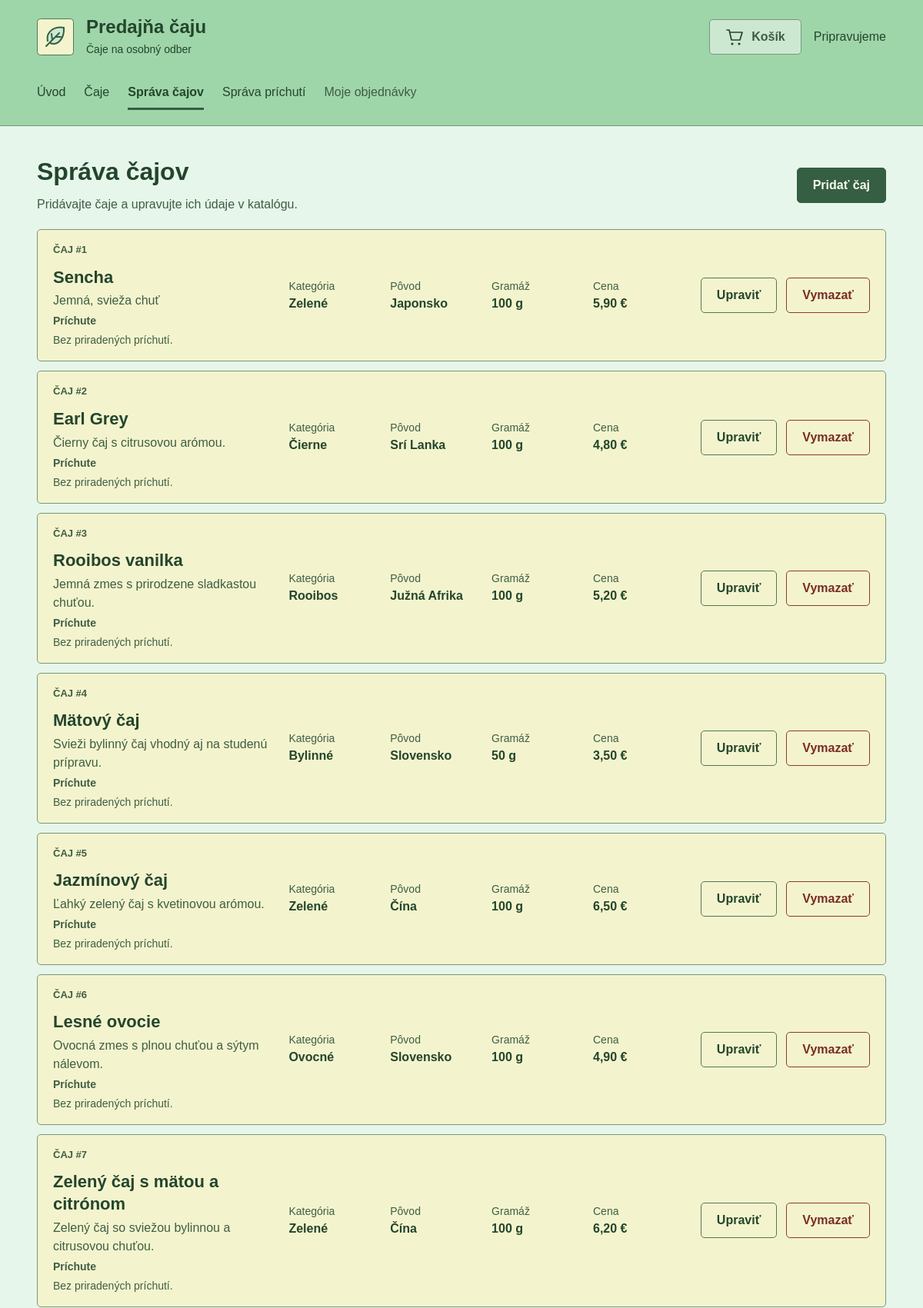
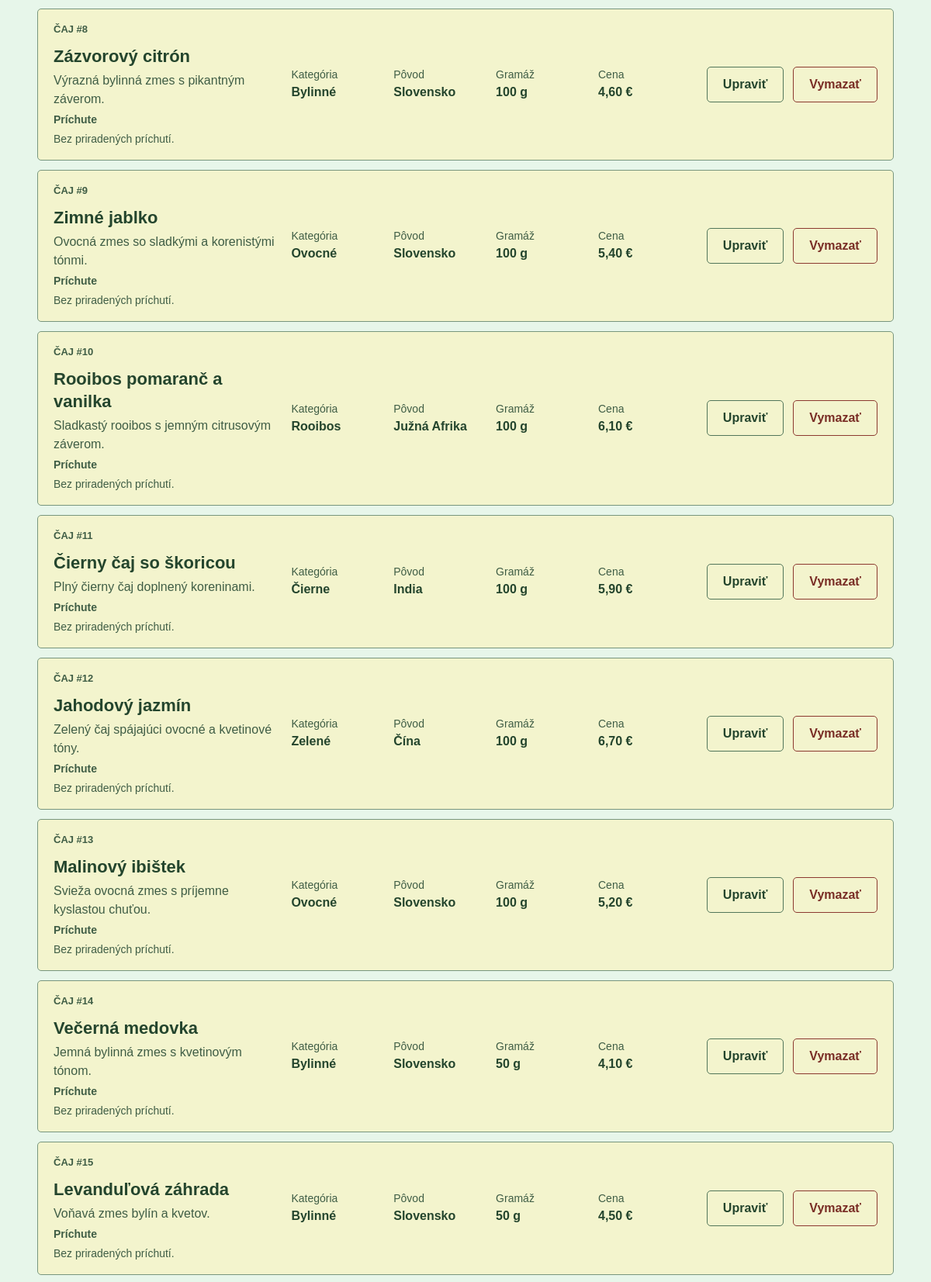
Page /?c=tea (upper part) on the committed database (2 pictures, top to bottom).
### tables this page shows
CREATE TABLE IF NOT EXISTS teas (
    id INT UNSIGNED NOT NULL AUTO_INCREMENT,
    name VARCHAR(80) NOT NULL,
    category VARCHAR(20) NOT NULL,
    origin VARCHAR(60) NOT NULL,
    weight SMALLINT UNSIGNED NOT NULL,
    price DECIMAL(7, 2) NOT NULL,
    description VARCHAR(240) NOT NULL DEFAULT '',
    PRIMARY KEY (id),
    CONSTRAINT ck_teas_weight CHECK (weight BETWEEN 1 AND 10000),
    CONSTRAINT ck_teas_price CHECK (price > 0)
);

### Framework/Http/Responses/Response.php (called while the page is built, shortened)
<?php
abstract class Response
{
    public function send(): void
    {
        $this->generate();
    }
}

### public/index.php (called while the page is built, shortened)
<?php
require __DIR__ . '/../Framework/ClassLoader.php';
try {
    $app = new App();
    $app->run();
} catch (Exception $e) {
    die('An error occurred: ' . $e->getMessage());
}

### Framework/Support/LinkGenerator.php (called while the page is built, shortened)
<?php
class LinkGenerator
{
    private Request $request;
    private Router $router;
    public function __construct(Request $request, Router $router)
    {
        $this->request = $request;
        $this->router = $router;
    }
    public function url(
        string|array $destination,
        array $parameters = [],
        bool $absolute = false,
        bool $appendParameters = false
    ): string {
        if (is_array($destination)) {
            $parameters = $destination;
            $destination = "{$this->router->getControllerName()}.{$this->router->getAction()}";
        }
        if (!str_contains($destination, ".")) {
            $destination = "{$this->router->getControllerName()}.{$destination}";
        }
        list($controller, $action) = explode(".", $destination);
        $args = $appendParameters ? $this->request->get() : [];
        $args = ["c" => lcfirst($controller), "a" => $action != "index" ? $action : null] + $parameters + $args;
        $basePath = $absolute ? $this->request->getBaseUrl() : "";
        return $basePath . "?" . http_build_query($args);
    }
}

### Framework/Support/functions.php (called while the page is built)
<?php
if (!function_exists('e')) {
    function e(mixed $value): string
    {
        return htmlspecialchars((string)$value, ENT_QUOTES | ENT_SUBSTITUTE | ENT_HTML5, 'UTF-8');
    }
}

### Framework/ClassLoader.php (called while the page is built, shortened)
<?php
class ClassLoader
{
    public static function Boot(): void
    {
        spl_autoload_register(function ($class_name) {
            $file = self::getClassFile($class_name);
        });
    }
    public static function getClassFile(string $className): string
    {
        $baseDir = realpath(dirname(__DIR__));
        $relativePath = str_replace('\\', DIRECTORY_SEPARATOR, ltrim($className, '\\')) . '.php';
        return $baseDir . DIRECTORY_SEPARATOR . $relativePath;
    }
}
require __DIR__ . DIRECTORY_SEPARATOR . 'Support' . DIRECTORY_SEPARATOR . 'functions.php';

### Framework/Core/Model.php (called while the page is built, shortened)
<?php
abstract class Model implements \JsonSerializable
{
    protected static ?string $tableName = null;
    protected static array $columnsMap = [];
    private static array $dbColumns = [];
    private static IDbConvention $dbConventions;
    private ?ResultSet $_resultSet = null;
    protected static function getTableName(): string
    {
        if (!empty(static::$tableName)) {
            return static::$tableName;
        }
        return self::getConventions()->getTableName(get_called_class());
    }
    protected static function getPkColumnName(): string
    {
        return self::getConventions()->getPkColumnName(get_called_class());
    }
    protected static function getColumnsMap(): array
    {
        return static::$columnsMap ?? [];
    }
    public static function getAll(
        ?string $whereClause = null,
        array   $whereParams = [],
        ?string $orderBy = null,
        ?int    $limit = null,
        ?int    $offset = null
    ): array
    {
        try {
            $sql = "SELECT " . static::getDBColumnNamesList() . " FROM `" . static::getTableName() . "`";
            if ($whereClause != null) {
                $sql .= " WHERE $whereClause";
            }
            if ($orderBy !== null) {
                $sql .= " ORDER BY $orderBy";
            }
            $stmt = Connection::getInstance()->prepare($sql);
            $stmt->execute($whereParams);
            $models = $stmt->fetchAll(PDO::FETCH_CLASS | PDO::FETCH_PROPS_LATE, static::class);
            $dataSet = new ResultSet($models);
            foreach ($models as $model) {
                $model->_resultSet = $dataSet;
            }
            return $models;
        } catch (PDOException $exception) {
            throw new Exception('Query failed: ' . $exception->getMessage(), 0, $exception);
        }
    }
    public function getAllRelated(string $modelClass, ?string $refColumn = null, ?string $where = null, array $whereParams = []
    ): array
    {
        $refColumn ??= self::getConventions()->getFkColumn(static::class);
        return $this->_resultSet->getAllRelated(
            $modelClass,
            $refColumn,
            $where,
            $whereParams,
            fn($e) => $e->getIdValue(),
            fn($e) => (isset($e->{self::toPropertyName($refColumn)}) ? $e->{self::toPropertyName($refColumn)} : null),
            $this->getIdValue()
        );
    }
    private static function getDbColumns(): array
    {
        try {
            $sql = "DESCRIBE " . static::getTableName();
            $stmt = Connection::getInstance()->prepare($sql);
            $stmt->execute([]);
            self::$dbColumns[static::class] = array_column($stmt->fetchAll(), 'Field');
            return self::$dbColumns[static::class];
        } catch (PDOException $exception) {
            throw new Exception('Query failed: ' . $exception->getMessage(), 0, $exception);
        }
    }
    private function getIdValue(): mixed
    {
        $pk = static::getPkColumnName();
        $prop = static::toPropertyName($pk);
        return isset($this->{$prop}) ? $this->{$prop} : null;
    }
    private static function getModelProperties(): array
    {
        $reflection = new \ReflectionClass(static::class);
        $properties = [];
        foreach ($reflection->getProperties() as $property) {
            $propertyName = $property->getName();
            if ($property->isStatic()) {
                continue;
            }
            $properties[$propertyName] = true;
        }
        return $properties;
    }
    private static function getDBColumnNamesList(): string
    {
        $dbColumns = [];
        foreach (static::getDbColumns() as $columnName) {
            $propertyName = static::toPropertyName($columnName);
            if ($propertyName != $columnName) {
                $dbColumns[] = "`$columnName` AS {$propertyName}";
            } else {
                $dbColumns[] = $columnName;
            }
        }
        return implode(', ', $dbColumns);
    }
    private static function toPropertyName(string $columnName): string
    {
        $customMapping = static::getColumnsMap();
        if (isset($customMapping[$columnName])) {
            return $customMapping[$columnName];
        } else {
            return static::getConventions()->toPropertyName($columnName);
        }
    }
    private static function getConventions(): IDbConvention
    {
        if (!isset(static::$dbConventions)) {
            static::$dbConventions = new (Configuration::DB_CONVENTIONS_CLASS)();
        }
        return static::$dbConventions;
    }
}

### Framework/DB/Connection.php (called while the page is built, shortened)
<?php
class Connection
{
    private static ?Connection $instance = null;
    private PDO $db;
    public function __construct(PDO $db)
    {
        $this->db = $db;
    }
    public static function getInstance(): Connection
    {
        try {
            if (self::$instance == null) {
                $db = new PDO(
                    'mysql:dbname=' . Configuration::DB_NAME . ';host=' . Configuration::DB_HOST,
                    Configuration::DB_USER,
                    Configuration::DB_PASS
                );
                $db->setAttribute(PDO::ATTR_ERRMODE, PDO::ERRMODE_EXCEPTION);
                $db->setAttribute(PDO::ATTR_EMULATE_PREPARES, true);
                self::$instance = new self($db);
            }
            return self::$instance;
        } catch (PDOException $e) {
            throw new Exception('Connection failed: ' . $e->getMessage());
        }
    }
    public function prepare(string $sql): DebugStatement
    {
        try {
            return new DebugStatement($this->db->prepare($sql));
        } catch (PDOException $e) {
            throw new Exception('Prepare failed: ' . $e->getMessage());
        }
    }
}

### Framework/DB/DebugStatement.php (called while the page is built, shortened)
<?php
class DebugStatement
{
    private PDOStatementAlias $stmt;
    public function __construct($stmt)
    {
        $this->stmt = $stmt;
    }
    public function execute(?array $params = null): bool
    {
        $result = $this->stmt->execute($params);
        $this->stmt->debugDumpParams();
        return $result;
    }
    public function __call(string $name, array $arguments): mixed
    {
        return $this->stmt->{$name}(...$arguments);
    }
}

### App/Controllers/TeaController.php (called while the page is built, shortened)
<?php
class TeaController extends BaseController
{
    public function index(Request $request): Response
    {
        $teas = Tea::getAll(orderBy: 'id ASC');
        $session = $this->app->getSession();
        $message = $session->get('tea_message');
        return $this->html(['teas' => $teas, 'message' => $message]);
    }
}

### Framework/DB/DefaultConventions.php (called while the page is built, shortened)
<?php
class DefaultConventions implements IDbConvention
{
    public function getPkColumnName(string $className): string
    {
        return 'id';
    }
    public function toPropertyName(string $columnName): string
    {
        return $columnName;
    }
}

### App/Models/Tea.php (called while the page is built, shortened)
<?php
class Tea extends Model
{
    protected ?int $id = null;
    protected string $name = '';
    protected string $category = '';
    protected string $origin = '';
    protected ?int $weight = null;
    protected string $price = '';
    protected string $description = '';
    public function getId(): ?int
    {
        return $this->id;
    }
    public function getName(): string
    {
        return $this->name;
    }
    public function getCategoryLabel(): string
    {
        return self::CATEGORIES[$this->category] ?? $this->category;
    }
    public function getOrigin(): string
    {
        return $this->origin;
    }
    public function getWeight(): ?int
    {
        return $this->weight;
    }
    public function getFormattedPrice(): string
    {
        return str_replace('.', ',', $this->price);
    }
    public function getDescription(): string
    {
        return $this->description;
    }
    public function getFlavors(): array
    {
        $flavors = [];
        foreach ($this->getAllRelated(TeaFlavor::class, 'tea_id') as $relation) {
            $flavor = $relation->getFlavor();
            if ($flavor !== null) {
                $flavors[] = $flavor;
            }
        }
        return $flavors;
    }
}

### Framework/DB/ResultSet.php (called while the page is built, shortened)
<?php
class ResultSet
{
    private array $entities;
    private array $relatedEntities = [];
    public function __construct(array $entities)
    {
        $this->entities = $entities;
    }
    public function getAllRelated(
        string   $modelClass,
        string   $fk,
        ?string  $where,
        array    $whereParams,
        callable $idPropertyAccessor,
        callable $referencedPropertyAccessor,
        mixed    $id
    ): array
    {
        $relationKey = $modelClass . '|>' . $fk;
        if (!isset($this->relatedEntities[$relationKey])) {
            $this->relatedEntities[$relationKey] = [];
            $ids = array_values(array_unique(array_map($idPropertyAccessor, $this->entities)));
            if (count($ids) > 0) {
                $data = $modelClass::getAll(
                    "`$fk` IN ({$this->generatePlaceholders(count($ids))}) " . ($where != null ? " AND ($where)" : ""),
                    array_merge($ids, $whereParams)
                );
            }
        }
        return $this->relatedEntities[$relationKey][$id] ?? [];
    }
    private function generatePlaceholders($count): string
    {
        return implode(", ", array_fill(0, $count, "?"));
    }
}

### App/Views/Tea/index.view.php (the view, shortened to what this page needs)
<section class="tea-management" aria-labelledby="sprava-cajov">
    <header class="page-intro management-intro">
        <div>
            <h1 id="sprava-cajov">Správa čajov</h1>
            <p>Pridávajte čaje a upravujte ich údaje v katalógu.</p>
        </div>
        <a class="button" href="<?= e($link->url('tea.create')) ?>">Pridať čaj</a>
    </header>
    <?php if ($teas === []): ?>
        <p class="tea-notice">V ponuke zatiaľ nie sú žiadne čaje. Pridajte prvý čaj.</p>
    <?php else: ?>
        <ul class="tea-list" aria-label="Zoznam čajov">
            <?php foreach ($teas as $tea): ?>
                <li class="tea-record">
                    <div class="tea-record-name">
                        <p class="eyebrow">Čaj #<?= e($tea->getId()) ?></p>
                        <h2><?= e($tea->getName()) ?></h2>
                        <?php if ($tea->getDescription() !== ''): ?>
                            <p><?= e($tea->getDescription()) ?></p>
                        <?php endif; ?>
                        <p class="relation-heading">Príchute</p>
                        <?php $flavors = $tea->getFlavors(); ?>
                        <?php if ($flavors === []): ?>
                            <p class="field-hint">Bez priradených príchutí.</p>
                        <?php endif; ?>
                    </div>
                    <dl class="tea-record-data">
                        <div><dt>Kategória</dt><dd><?= e($tea->getCategoryLabel()) ?></dd></div>
                        <div><dt>Pôvod</dt><dd><?= e($tea->getOrigin()) ?></dd></div>
                        <div><dt>Gramáž</dt><dd><?= e($tea->getWeight()) ?>&nbsp;g</dd></div>
                        <div><dt>Cena</dt><dd><?= e($tea->getFormattedPrice()) ?>&nbsp;€</dd></div>
                    </dl>
                    <div class="tea-actions">
                        <a class="button button-secondary" href="<?= e($link->url('tea.edit', ['id' => $tea->getId()])) ?>"
                           aria-label="Upraviť: <?= e($tea->getName()) ?>">Upraviť</a>
                        <a class="button button-danger-outline" href="<?= e($link->url('tea.delete', ['id' => $tea->getId()])) ?>"
                           aria-label="Vymazať: <?= e($tea->getName()) ?>">Vymazať</a>
                    </div>
                </li>
            <?php endforeach; ?>
        </ul>
    <?php endif; ?>
</section>

### rows in the picture
teas: id "1", name "Sencha", description "Jemná, svieža chuť", category "Zelené", origin "Japonsko", weight "100", price "5,90"
teas: id "2", name "Earl Grey", description "Čierny čaj s citrusovou arómou.", category "Čierne", origin "Srí Lanka", weight "100", price "4,80"
teas: id "3", name "Rooibos vanilka", description "Jemná zmes s prirodzene sladkastou chuťou.", category "Rooibos", origin "Južná Afrika", weight "100", price "5,20"
teas: id "4", name "Mätový čaj", description "Svieži bylinný čaj vhodný aj na studenú prípravu.", category "Bylinné", origin "Slovensko", weight "50", price "3,50"
teas: id "5", name "Jazmínový čaj", description "Ľahký zelený čaj s kvetinovou arómou.", category "Zelené", origin "Čína", weight "100", price "6,50"
teas: id "6", name "Lesné ovocie", description "Ovocná zmes s plnou chuťou a sýtym nálevom.", category "Ovocné", origin "Slovensko", weight "100", price "4,90"
teas: id "7", name "Zelený čaj s mätou a citrónom", description "Zelený čaj so sviežou bylinnou a citrusovou chuťou.", category "Zelené", origin "Čína", weight "100", price "6,20"
teas: id "8", name "Zázvorový citrón", description "Výrazná bylinná zmes s pikantným záverom.", category "Bylinné", origin "Slovensko", weight "100", price "4,60"
teas: id "9", name "Zimné jablko", description "Ovocná zmes so sladkými a korenistými tónmi.", category "Ovocné", origin "Slovensko", weight "100", price "5,40"
teas: id "10", name "Rooibos pomaranč a vanilka", description "Sladkastý rooibos s jemným citrusovým záverom.", category "Rooibos", origin "Južná Afrika", weight "100", price "6,10"
teas: id "11", name "Čierny čaj so škoricou", description "Plný čierny čaj doplnený koreninami.", category "Čierne", origin "India", weight "100", price "5,90"
teas: id "12", name "Jahodový jazmín", description "Zelený čaj spájajúci ovocné a kvetinové tóny.", category "Zelené", origin "Čína", weight "100", price "6,70"
teas: id "13", name "Malinový ibištek", description "Svieža ovocná zmes s príjemne kyslastou chuťou.", category "Ovocné", origin "Slovensko", weight "100", price "5,20"
teas: id "14", name "Večerná medovka", description "Jemná bylinná zmes s kvetinovým tónom.", category "Bylinné", origin "Slovensko", weight "50", price "4,10"
teas: id "15", name "Levanduľová záhrada", description "Voňavá zmes bylín a kvetov.", category "Bylinné", origin "Slovensko", weight "50", price "4,50"

### other values in the picture
$label "Úvod"
$label "Čaje"
$label "Správa čajov"
$label "Správa príchutí"
